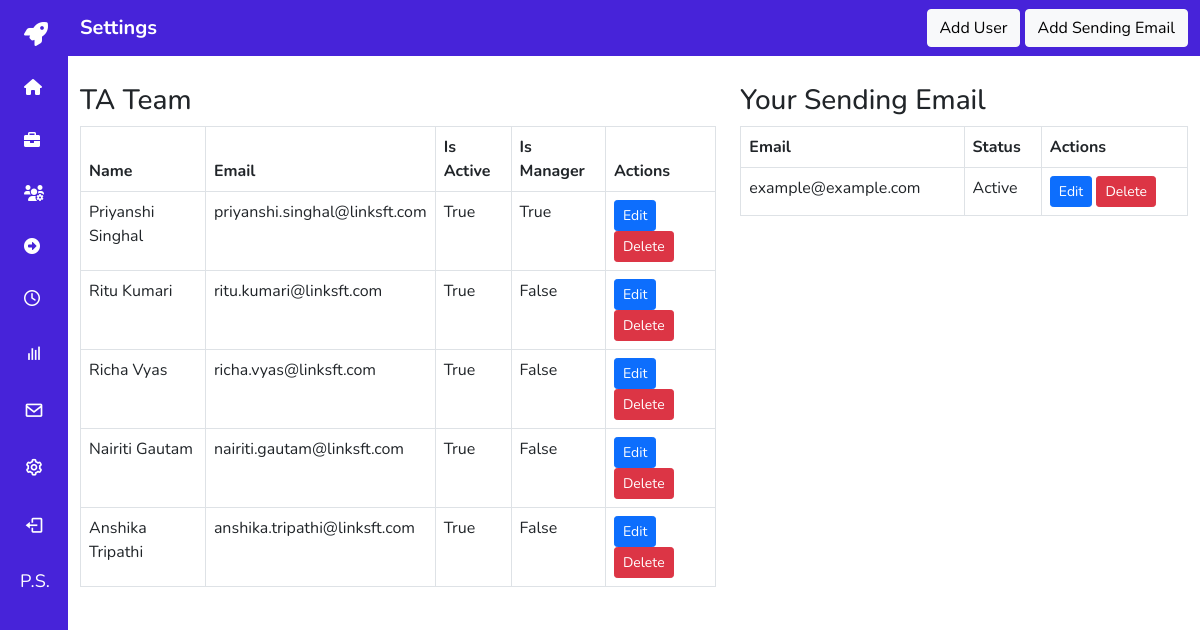
Screenshot of /settings/ (signed in) with the database file from the repository.
### user_management/models.py (models this page shows, shortened)
class CustomUser(AbstractBaseUser, PermissionsMixin):
    email = models.EmailField(unique=True)
    name = models.CharField(max_length=255)
    is_active = models.BooleanField(default=True)
    is_staff = models.BooleanField(default=False)
    objects = CustomUserManager()
    USERNAME_FIELD = 'email'
    REQUIRED_FIELDS = ['name']
    def get_initials(self):
        words = self.name.split()
        initials = ""
        for word in words:
            initials += word[0] + "."
        return initials.upper()

### settings/views.py (the view)
# urls.py: path('', include('settings.urls')),
def settings(request):
    users = CustomUser.objects.all()  # Use your CustomUser model
    return render(request, 'settings.html', {'users': users})

### settings/templates/settings.html (shortened to what this page needs)
{% extends 'base.html' %}
{% load static %}
{% load widget_tweaks %}
{% block content %}
<nav class="navbar navbar-expand-lg navbar-light" style="background-color: #4723D9;">
    <div class="container d-flex justify-content-between align-items-center">
        <a class="navbar-brand custom-title" style="color: #ffffff; font-weight: bold;">Settings</a>
        <div>
            <a href="{% url 'create_user' %}" class="btn btn-light font-weight-bold {% if not request.user.is_superuser %}disabled{% endif %}">Add User</a>
            <a href="#" class="btn btn-light font-weight-bold">Add Sending Email</a>
        </div>
    </div>
</nav>
      <div class="container mt-4">
        <div class="row">
            <div class="col-md-7">
                <h3 class="mt-1">TA Team</h3>
                <div class="table-responsive">
                    <table class="table table-bordered">
                <thead>
                    <tr>
                        <th>Name</th>
                        <th>Email</th>
                        <th>Is Active</th>
                        <th>Is Manager</th>
                        <th>Actions</th>
                    </tr>
                </thead>
                <tbody>
                    {% for user in users %}
                    <tr>
                        <td>{{ user.name }}</td>
                        <td>{{ user.email }}</td>
                        <td>{{ user.is_active }}</td>
                        <td>{{ user.is_superuser }}</td>
                        <td>
                            <a href="{% url 'edit_user' user.id %}" class="btn btn-primary btn-sm {% if not request.user.is_superuser %}disabled{% endif %}">Edit</a>
                            <a href="{% url 'delete_user' user.id %}" class="btn btn-danger btn-sm {% if not request.user.is_superuser %}disabled{% endif %}">Delete</a>
                        </td>
                    </tr>
                    {% empty %}
                    <tr>
                        <td colspan="5">No users available</td>
                    </tr>
                    {% endfor %}
                </tbody>
            </table>
        </div>
    </div>
    <div class="col-md-5">
        <h3 class="mt-1">Your Sending Email</h3>
        <div class="table-responsive">
            <table class="table table-bordered">
                <thead>
                    <tr>
                        <th>Email</th>
                        <th>Status</th>
                        <th>Actions</th>
                    </tr>
                </thead>
                <tbody>
                    <tr>
                        <td>example@example.com</td>
                        <td>Active</td>
                        <td>
                            <a href="#" class="btn btn-primary btn-sm">Edit</a>
                            <a href="#" class="btn btn-danger btn-sm">Delete</a>
                        </td>
                    </tr>
                </tbody>
            </table>
        </div>
    </div>
</div>
</div>
    {% endblock %}

### templates/base.html (shortened to what this page needs)
{% load static %}
<!DOCTYPE html>
<html lang="en">
<head>
    <link href="https://cdn.jsdelivr.net/npm/bootstrap@5.0.0-beta1/dist/css/bootstrap.min.css" rel="stylesheet">
    <link href="https://cdn.jsdelivr.net/npm/boxicons@latest/css/boxicons.min.css" rel="stylesheet">
    <link href="https://cdnjs.cloudflare.com/ajax/libs/font-awesome/6.0.0-beta3/css/all.min.css" rel="stylesheet">
    <link rel="stylesheet" href="https://cdnjs.cloudflare.com/ajax/libs/font-awesome/4.7.0/css/font-awesome.min.css">
</head>
<body>
    <div class="l-navbar" id="nav-bar">
        <nav class="nav">
            <div>
                <div class="nav_list">
                    <a href="{% url 'dashboard' %}" class="nav_logo">
                        <i class="fas fa-rocket nav_logo-icon fa-3x"></i>
                    </a>
                    <a href="{% url 'dashboard' %}" class="nav_link" data-toggle="tooltip" title="Dashboard">
                        <i class="fas fa-home"></i>
                    </a>
                    <a href="{% url 'jobs' %}" class="nav_link" data-toggle="tooltip" title="Jobs">
                        <i class="fas fa-briefcase"></i>
                    </a>
                    <a href="{% url 'candidates' %}" class="nav_link" data-toggle="tooltip" title="Candidates">
                        <i class="fas fa-users-cog"></i>
                    </a>
                    <a href="{% url 'display_submissions' %}" class="nav_link" data-toggle="tooltip" title="Submissions">
                        <i class="fas fa-arrow-alt-circle-right"></i>
                    </a>
                    <a href="{% url 'interviews' %}" class="nav_link" data-toggle="tooltip" title="Interviews">
                        <i class="far fa-clock"></i>
                    </a>
                    <a href="{% url 'reports' %}" class="nav_link" data-toggle="tooltip" title="Reports">
                        <i class='bx bx-bar-chart nav_icon'></i>
                    </a>
                    <a href="{% url 'emailclient' %}" class="nav_link" data-toggle="tooltip" title="Emails">
                        <i class='bx bx-envelope nav_icon'></i>
                    </a>
                    <a href="{% url 'settings' %}" class="nav_link " data-toggle="tooltip" title="Clients">
                        <i class='bx bx-cog nav_icon'></i>
                    </a>
                    <a href="{% url 'logout' %}" class="nav_link" data-toggle="tooltip" data-placement="right" title="Sign Out">
                        <i class='bx bx-log-out nav_icon'></i>
                    </a>
                    {% if user.is_authenticated %}
    <p class="user-initials" data-toggle="tooltip" data-placement="top" title="{{ user.name }}">
        {{ user.get_initials }}
    </p>
{% endif %}
                </div>
            </div>
        </nav>
    </div>
    <div class="bg-white ml-auto">
        <main>
            {% block content %}{% endblock %}
        </main>
    </div>
</body>
</html>

### templates/base.html (style rules this page uses)
:root { --header-height: 3rem; --nav-width: 68px; --first-color: #4723D9; --first-color-light: #FFFFFF; --white-color: #FFFFFF; --body-font: 'Nunito', sans-serif; --normal-font-size: 1rem; --z-fixed: 100; }
body { position: relative; margin: 0; padding: 0; font-family: var(--body-font); font-size: var(--normal-font-size); transition: .5s; }
a { text-decoration: none; }
.l-navbar { position: fixed; top: 0; left: -30%; width: var(--nav-width); height: 100vh; background-color: var(--first-color); padding: .5rem 1rem 0 0; transition: .5s; z-index: var(--z-fixed); }
.nav { height: 100%; display: flex; flex-direction: column; justify-content: space-between; overflow: hidden; }
.nav_logo, .nav_link { display: grid; grid-template-columns: max-content max-content; align-items: center; column-gap: 1rem; padding: .4rem 0 .4rem 1.5rem; }
.nav_logo { margin-bottom: 1.25rem; display: flex; align-items: left; width: 50%; }
.nav_logo-icon { font-size: 1.50rem; color: var(--white-color); }
.nav_link { position: relative; color: var(--first-color-light); margin-bottom: 1.5rem; transition: .3s; }
.nav_icon { font-size: 1.25rem; }
@media screen and (min-width: 768px) { body { margin: 0; padding-left: calc(var(--nav-width)); } }
@media screen and (min-width: 768px) { .l-navbar { left: 0; padding: 1rem 1rem 0 0; } }
@media screen and (min-width: 768px) { .user-initials { color: white; font-size: 18px; margin-left: 20px; } }

### rows the page displays
CustomUser: get_initials "P.S.", name "Priyanshi Singhal", email "priyanshi.singhal@linksft.com", is_active "True", is_superuser "True"
CustomUser: name "Ritu Kumari", email "ritu.kumari@linksft.com", is_active "True", is_superuser "False"
CustomUser: name "Richa Vyas", email "richa.vyas@linksft.com", is_active "True", is_superuser "False"
CustomUser: name "Nairiti Gautam", email "nairiti.gautam@linksft.com", is_active "True", is_superuser "False"
CustomUser: name "Anshika Tripathi", email "anshika.tripathi@linksft.com", is_active "True", is_superuser "False"
